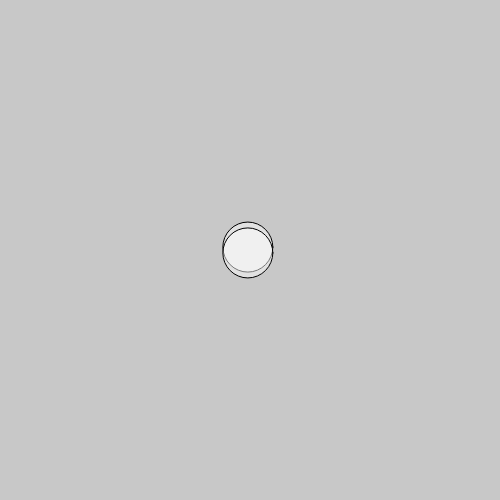
Frame 1 (no input)
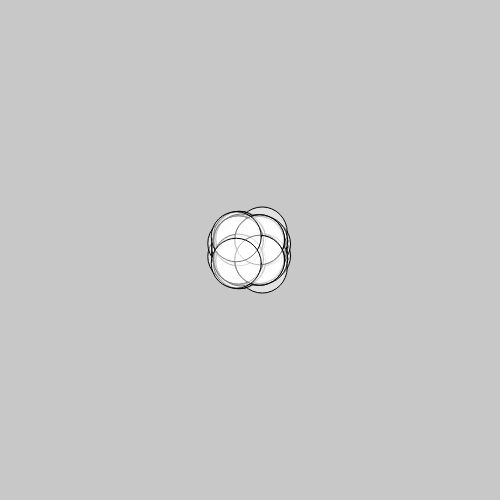
Frame 60 (no input)
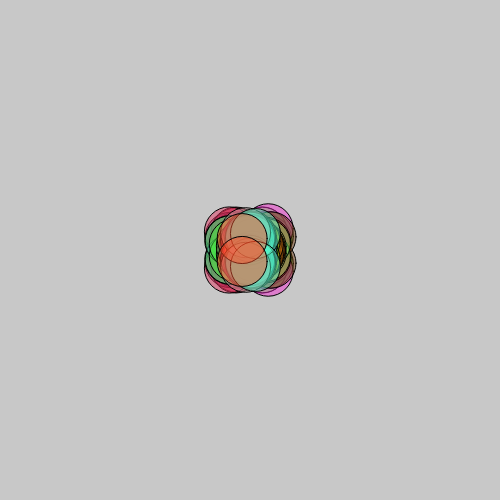
Frame 120 (the mouse pressed at the canvas centre since frame 60)

The p5.js sketch that drew these frames (run headless with seeded random() and noise() and a simulated clock; from frame 60 on, the mouse is pressed at the canvas centre):

// p5.js sketch
// ── sketch.js
let r = 255;
let g = 255;
let b = 255;
let speed = 5;
let diameter = 50;
let x1;
let y1;
let x2;
let y2;


function setup() {
  createCanvas(500, 500);

  x1 = width/2;
  y1 = height/2;
  x2 = width/2;
  y2 = height/2;

  background(200);
}

function draw() {

  x1 += random(-speed, speed);
  y1 += random(-speed, speed);
  x1 = constrain(x1, 0, width);
  y1 = constrain(y1, 0, height);

  x2 = x1 - 500;
  x1 = x2 *-1;

  y2 = y1 - 500;
  y2 = y2 *-1;


  if (mouseIsPressed) {
    r = random(255);
    g = random(255);
    b = random(255);
  }
  fill (r, g, b, 120);
  ellipse(x1, y1, diameter, diameter);
  ellipse(x2, y1, diameter, diameter);
  ellipse(x1, y2, diameter, diameter);
  ellipse(x2, y2, diameter, diameter);

}
